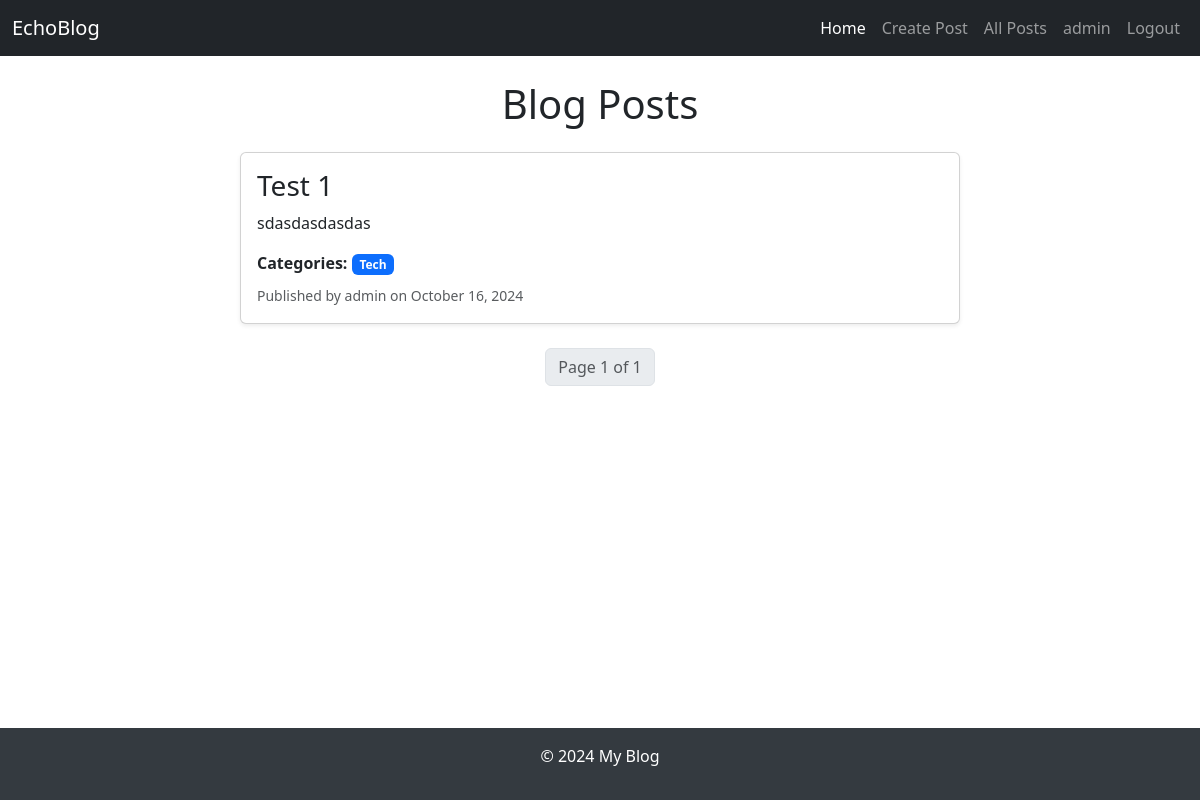
Page /post/all/ (signed in) on the earlier database version.
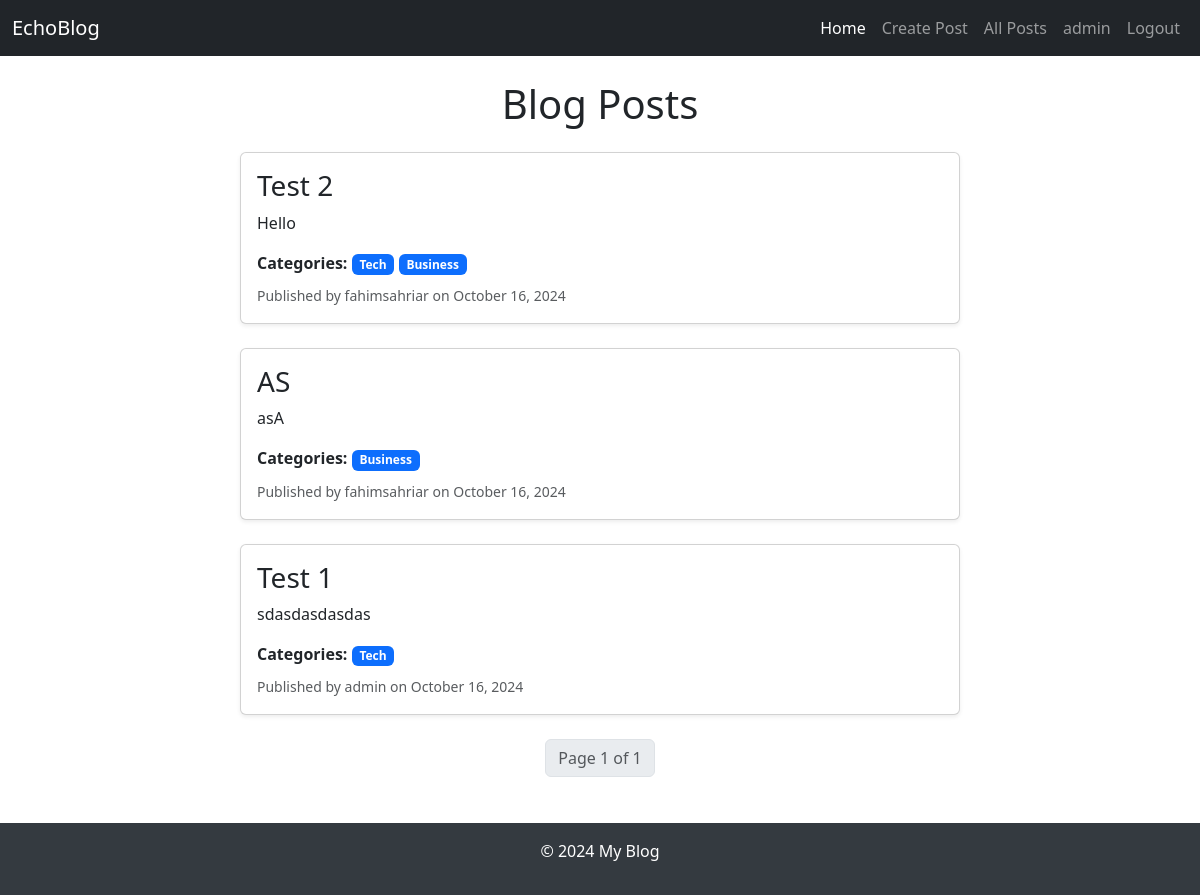
Same page on the later database version.
### main/models.py (models this page shows, shortened)
class Post(models.Model):
    title = models.CharField(max_length=200)
    content = models.TextField(null=True)
    author = models.ForeignKey(User, on_delete=models.CASCADE, null=True)
    created_at = models.DateTimeField(auto_now_add=True)
    updated_at = models.DateTimeField(auto_now=True)
    categories = models.ManyToManyField('Category')
    likes = models.ManyToManyField(User, related_name='post_likes', blank=True)

class Category(models.Model):
    name = models.CharField(max_length=100)

### main/views.py (the view)
# urls.py: path('post/all/', views.post_list, name='post_list'),
@login_required
def post_list(request):
    posts = Post.objects.order_by('-created_at')  # Get all posts, ordered by newest
    paginator = Paginator(posts, 5)  # Show 25 contacts per page.
    page_number = request.GET.get("page")
    posts_obj = paginator.get_page(page_number)
    return render(request, 'blog/post_list.html', {'posts': posts_obj})

### templates/blog/post_list.html (shortened to what this page needs)
{% extends 'blog/base.html' %}
{% block content %}
<div class="container">
    <h1 class="mt-4 mb-4 text-center">Blog Posts</h1>
    <div class="row">
        <div class="col-lg-8 mx-auto">
            {% for post in posts %}
            <div class="card mb-4 shadow-sm">
                <div class="card-body">
                    <h3 class="card-title">
                        <a href="{% url 'post_detail' post.id %}" class="text-dark text-decoration-none">
                            {{ post.title }}
                        </a>
                    </h3>
                    <p class="card-text">{{ post.content|truncatechars:100 }}</p>
                    <div class="mb-2">
                        <strong>Categories:</strong>
                        {% for category in post.categories.all %}
                            <span class="badge bg-primary">{{ category.name }}</span>
                        {% endfor %}
                    </div>
                    <small class="text-muted">
                        Published by {{ post.author.username }} on {{ post.created_at|date:"F j, Y" }}
                    </small>
                </div>
            </div>
            {% endfor %}
        </div>
    </div>
    <div class="d-flex justify-content-center">
        <nav aria-label="Page navigation">
            <ul class="pagination">
                <li class="page-item disabled">
                    <span class="page-link">Page {{ posts.number }} of {{ posts.paginator.num_pages }}</span>
                </li>
            </ul>
        </nav>
    </div>
</div>
{% endblock %}

Differences in the rows shown:
added Post: title "Test 2", content "Hello", author.username "fahimsahriar", created_at "October 16, 2024", Category (name "Tech")
now on this page (row unchanged): Category: name "Business"
added Post: title "AS", content "asA", author.username "fahimsahriar", created_at "October 16, 2024"
